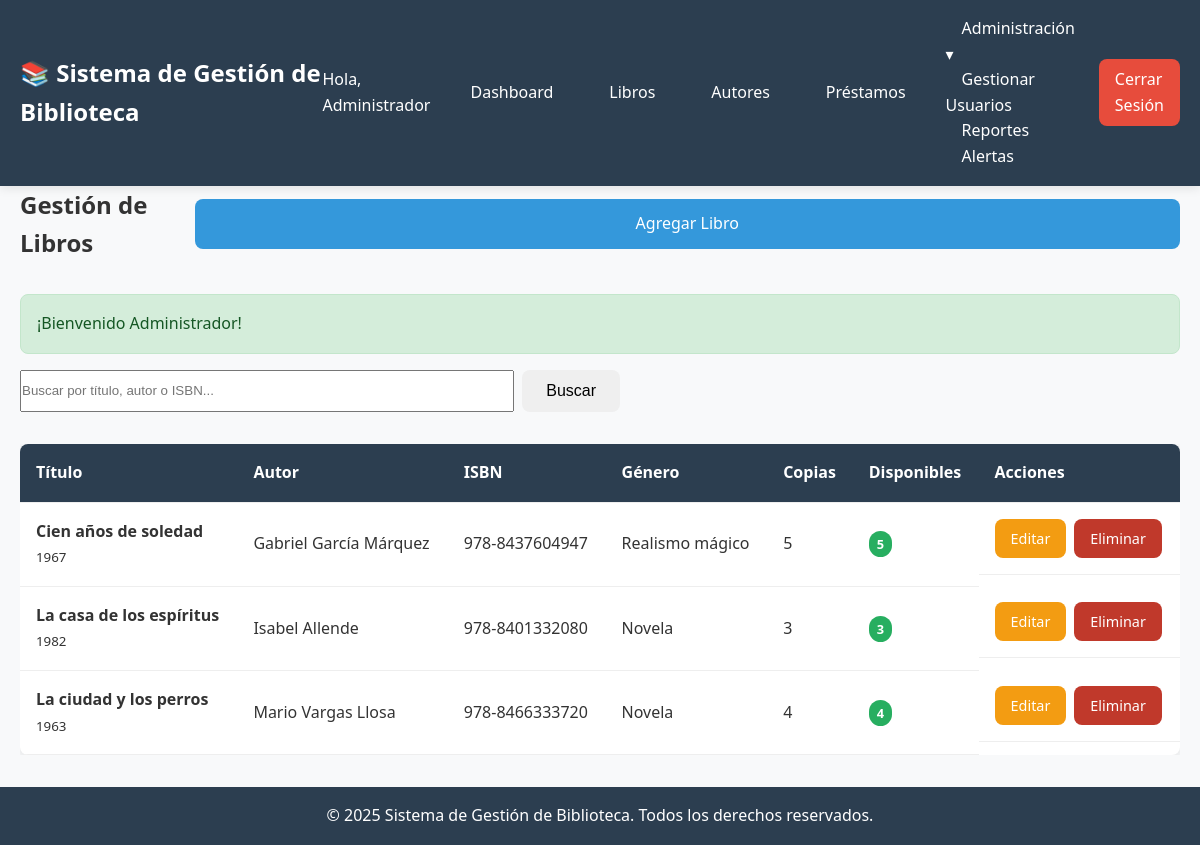
Page /index.php?action=books (signed in) on the committed database.
### tables this page shows
CREATE TABLE `books` (
  `id` int(11) NOT NULL,
  `title` varchar(255) NOT NULL,
  `isbn` varchar(20) NOT NULL,
  `author_id` int(11) NOT NULL,
  `publication_year` int(11) DEFAULT NULL,
  `genre` varchar(50) DEFAULT NULL,
  `publisher` varchar(100) DEFAULT NULL,
  `total_copies` int(11) DEFAULT 1,
  `available_copies` int(11) DEFAULT 1,
  `description` text DEFAULT NULL,
  `created_at` timestamp NOT NULL DEFAULT current_timestamp(),
  `updated_at` timestamp NOT NULL DEFAULT current_timestamp() ON UPDATE current_timestamp()
);

CREATE TABLE `authors` (
  `id` int(11) NOT NULL,
  `name` varchar(100) NOT NULL,
  `nationality` varchar(50) DEFAULT NULL,
  `birth_date` date DEFAULT NULL,
  `biography` text DEFAULT NULL,
  `created_at` timestamp NOT NULL DEFAULT current_timestamp()
);

### app/controllers/BookController.php (called while the page is built, shortened)
<?php
    class BookController {
    private $bookModel;
    public function __construct($database) {
        $this->bookModel = new BookModel($database);
    }
    public function index() {
        $page = $_GET['page'] ?? 1;
        $search = $_GET['search'] ?? '';
        if (!empty($search)) {
            $books = $this->bookModel->searchBooks($search);
            $totalBooks = count($books);
        } else {
            $books = $this->bookModel->getAllBooks($page);
        }
        require_once '../app/views/books/index.php';
    }
}
?>

### app/models/BookModel.php (called while the page is built, shortened)
<?php
class BookModel {
    private $dbConnection;
    private $tableName = 'books';
    public function __construct($database) {
        $this->dbConnection = $database;
    }
    public function getAllBooks($page = 1, $perPage = ITEMS_PER_PAGE) {
        $offset = ($page - 1) * $perPage;
        $query = "SELECT b.*, a.name as author_name
                 FROM " . $this->tableName . " b
                 LEFT JOIN authors a ON b.author_id = a.id
                 ORDER BY b.created_at DESC
                 LIMIT :limit OFFSET :offset";
        $statement = $this->dbConnection->prepare($query);
        $statement->bindValue(':limit', (int)$perPage, PDO::PARAM_INT);
        $statement->bindValue(':offset', (int)$offset, PDO::PARAM_INT);
        $statement->execute();
        return $statement->fetchAll(PDO::FETCH_ASSOC);
    }
}
?>

### app/views/books/index.php (the view, shortened to what this page needs)
<?php require_once '../app/views/layout/header.php'; ?>
<div class="books-page">
    <div class="page-header">
        <h2>Gestión de Libros</h2>
        <a href="index.php?action=createBook" class="btn btn-primary">Agregar Libro</a>
    </div>
    <?php if (isset($_SESSION['success'])): ?>
        <div class="alert alert-success">
            <?php echo $_SESSION['success']; unset($_SESSION['success']); ?>
        </div>
    <?php endif; ?>
    <div class="search-section">
        <form method="GET" class="search-form">
            <div class="search-group">
                <input type="text" name="search" placeholder="Buscar por título, autor o ISBN..."
                       value="<?php echo htmlspecialchars($_GET['search'] ?? ''); ?>">
                <button type="submit" class="btn btn-secondary">Buscar</button>
            </div>
        </form>
    </div>
    <div class="books-list">
        <?php if (empty($books)): ?>
            <div class="no-data">
                <p>No se encontraron libros</p>
                <?php if (!empty($search)): ?>
                    <a href="index.php?action=books" class="btn btn-primary">Ver Todos los Libros</a>
                <?php else: ?>
                    <a href="index.php?action=createBook" class="btn btn-primary">Agregar el Primer Libro</a>
                <?php endif; ?>
            </div>
        <?php else: ?>
            <div class="table-responsive">
                <table class="data-table">
                    <thead>
                        <tr>
                            <th>Título</th>
                            <th>Autor</th>
                            <th>ISBN</th>
                            <th>Género</th>
                            <th>Copias</th>
                            <th>Disponibles</th>
                            <th>Acciones</th>
                        </tr>
                    </thead>
                    <tbody>
                        <?php foreach ($books as $book): ?>
                            <tr>
                                <td>
                                    <strong><?php echo htmlspecialchars($book['title']); ?></strong>
                                    <?php if ($book['publication_year']): ?>
                                        <br><small><?php echo $book['publication_year']; ?></small>
                                    <?php endif; ?>
                                </td>
                                <td><?php echo htmlspecialchars($book['author_name']); ?></td>
                                <td><?php echo htmlspecialchars($book['isbn']); ?></td>
                                <td><?php echo htmlspecialchars($book['genre'] ?? 'N/A'); ?></td>
                                <td><?php echo $book['total_copies']; ?></td>
                                <td>
                                    <span class="status-badge <?php echo $book['available_copies'] > 0 ? 'available' : 'unavailable'; ?>">
                                        <?php echo $book['available_copies']; ?>
                                    </span>
                                </td>
                                <td class="actions">
                                    <a href="index.php?action=editBook&id=<?php echo $book['id']; ?>"
                                       class="btn btn-warning btn-sm">Editar</a>
                                    <a href="index.php?action=deleteBook&id=<?php echo $book['id']; ?>"
                                       class="btn btn-danger btn-sm"
                                       onclick="return confirm('¿Estás seguro de que quieres eliminar este libro?')">Eliminar</a>
                                </td>
                            </tr>
                        <?php endforeach; ?>
                    </tbody>
                </table>
            </div>
        <?php endif; ?>
    </div>
</div>
<?php require_once '../app/views/layout/footer.php'; ?>

### public/index.php (shortened to what this page needs)
<?php
require_once '../app/models/BookModel.php';
require_once '../app/controllers/BookController.php';
$databaseConfig = new DatabaseConfig();
$dbConnection = $databaseConfig->connect();
$action = $_GET['action'] ?? 'login';
switch ($action) {
    case 'books':
        $bookController = new BookController($dbConnection);
        $bookController->index();
        break;
}
?>

### app/views/layout/header.php (shortened to what this page needs)
<!DOCTYPE html>
<html lang="es">
<head>
    <link rel="stylesheet" href="../public/assets/css/style.css">
</head>
<body>
    <?php
    $isLoggedIn = isset($_SESSION['user_id']) && !empty($_SESSION['user_id']);
    ?>
    <?php if ($isLoggedIn): ?>
        <header class="main-header">
            <div class="container">
                <div class="header-content">
                    <h1 class="logo">📚 <?php echo defined('APP_NAME') ? APP_NAME : 'Sistema de Biblioteca'; ?></h1>
                    <nav class="main-nav">
                        <span>Hola, <?php echo htmlspecialchars($_SESSION['first_name'] ?? 'Usuario'); ?></span>
                        <a href="index.php?action=dashboard">Dashboard</a>
                        <a href="index.php?action=books">Libros</a>
                        <a href="index.php?action=authors">Autores</a>
                        <a href="index.php?action=loans">Préstamos</a>
                        <?php if (($_SESSION['role'] ?? '') === 'admin'): ?>
                            <div class="nav-dropdown">
                                <a href="#" class="nav-dropdown-toggle">Administración ▾</a>
                                <div class="nav-dropdown-menu">
                                    <a href="index.php?action=manageUsers">Gestionar Usuarios</a>
                                    <a href="index.php?action=reports">Reportes</a>
                                    <a href="index.php?action=alerts">Alertas</a>
                                </div>
                            </div>
                        <?php endif; ?>
                        <a href="index.php?action=logout" class="logout-btn">Cerrar Sesión</a>
                    </nav>
                </div>
            </div>
        </header>
    <?php endif; ?>
    <main class="main-content">
        <div class="container">

### app/views/layout/footer.php (shortened to what this page needs)
        </div>
    </main>
    <footer class="main-footer">
        <div class="container">
            <p>&copy; <?php echo date('Y'); ?> <?php echo APP_NAME; ?>. Todos los derechos reservados.</p>
        </div>
    </footer>
</body>
</html>

### public/assets/css/style.css (style rules this page uses)
:root { --primary-color: #2c3e50; --secondary-color: #3498db; --accent-color: #e74c3c; --success-color: #27ae60; --warning-color: #f39c12; --danger-color: #c0392b; --light-color: #ecf0f1; --dark-color: #2c3e50; --text-color: #333; --border-radius: 8px; --box-shadow: 0 2px 10px rgba(0,0,0,0.1); }
* { margin: 0; padding: 0; box-sizing: border-box; }
body { font-family: 'Segoe UI', Tahoma, Geneva, Verdana, sans-serif; line-height: 1.6; color: var(--text-color); background-color: #f8f9fa; }
.container { max-width: 1200px; margin: 0 auto; padding: 0 20px; }
.main-header { background: var(--primary-color); color: white; padding: 1rem 0; box-shadow: var(--box-shadow); }
.header-content { display: flex; justify-content: space-between; align-items: center; }
.logo { font-size: 1.5rem; font-weight: bold; }
.main-nav { display: flex; align-items: center; gap: 1.5rem; }
.main-nav a { color: white; text-decoration: none; padding: 0.5rem 1rem; border-radius: var(--border-radius); transition: background-color 0.3s; }
.logout-btn { background-color: var(--accent-color); }
.btn { display: inline-block; padding: 0.75rem 1.5rem; border: none; border-radius: var(--border-radius); font-size: 1rem; cursor: pointer; text-decoration: none; text-align: center; transition: all 0.3s; }
.btn-primary { background-color: var(--secondary-color); color: white; width: 100%; }
.btn-warning { background-color: var(--warning-color); color: white; }
.btn-danger { background-color: var(--danger-color); color: white; }
.alert { padding: 1rem; border-radius: var(--border-radius); margin-bottom: 1rem; }
.alert-success { background-color: #d4edda; color: #155724; border: 1px solid #c3e6cb; }
.main-footer { background-color: var(--dark-color); color: white; text-align: center; padding: 1rem 0; margin-top: 2rem; }
.page-header { display: flex; justify-content: space-between; align-items: center; margin-bottom: 2rem; }
.page-header h2 { margin: 0; }
.search-section { margin-bottom: 2rem; }
.search-form { max-width: 600px; }
.search-group { display: flex; gap: 0.5rem; }
.search-group input { flex: 1; }
.table-responsive { overflow-x: auto; }
.data-table { width: 100%; border-collapse: collapse; background: white; border-radius: var(--border-radius); overflow: hidden; box-shadow: var(--box-shadow); }
.data-table th, .data-table td { padding: 1rem; text-align: left; border-bottom: 1px solid #eee; }
.data-table th { background-color: var(--primary-color); color: white; font-weight: 600; }
.status-badge { padding: 0.25rem 0.5rem; border-radius: 20px; font-size: 0.8rem; font-weight: bold; }
.status-badge.available { background-color: var(--success-color); color: white; }
.actions { display: flex; gap: 0.5rem; }
.btn-sm { padding: 0.5rem 1rem; font-size: 0.9rem; }

### rows in the picture
books: title "Cien años de soledad", publication_year "1967", author.name "Gabriel García Márquez", isbn "978-8437604947", genre "Realismo mágico", total_copies "5", available_copies "5"
books: title "La casa de los espíritus", publication_year "1982", author.name "Isabel Allende", isbn "978-8401332080", genre "Novela", total_copies "3", available_copies "3"
books: title "La ciudad y los perros", publication_year "1963", author.name "Mario Vargas Llosa", isbn "978-8466333720", genre "Novela", total_copies "4", available_copies "4"

### other values in the picture
APP_NAME "Sistema de Gestión de Biblioteca"
$_SESSION['first_name'] "Administrador"
$_SESSION['success'] "¡Bienvenido Administrador!"
